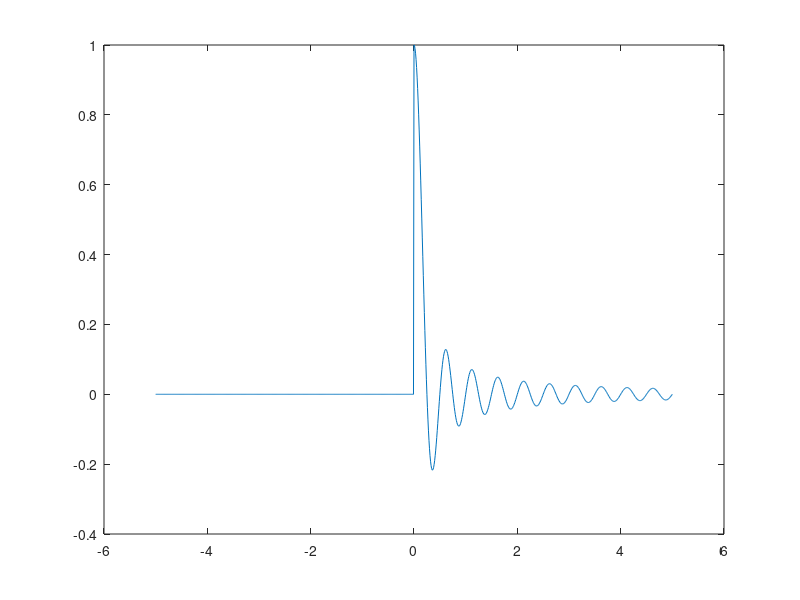

Source code (MATLAB):
clear all; close all; clc;
 
%funkcja Heaviside'a do usuwania pewnych wartosci przed startem, zerowania
 
t=-5:0.01:5;
x=(t>=0).*sinc(4*t); %okresla w ktorym momencie mamy start
plot(t,x)
 